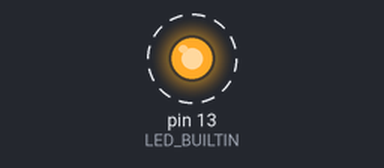
This sketch was run on a simulated Arduino Uno, built with avr-gcc and run on an emulated ATmega328P. On the bench: output pins drawn as LEDs (lit = HIGH). Dashed ring = blinking. What the sketch prints to the serial monitor is not drawn.

Above: at 0.5 s.
Timing chart, 0 to 4.6 s (numbered marks = the images above):
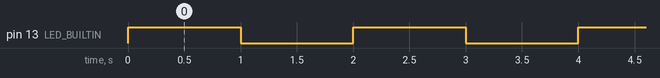

Measured:
- by itself, pin 13 (LED_BUILTIN): alternates HIGH for 1.0 s and LOW for 1.0 s

The sketch:

What_the_fak_is_millis.ino
```cpp
//source code
//https://www.arduino.cc/reference/en/language/functions/time/millis/
unsigned long _time;

void setup() {
  pinMode(LED_BUILTIN, OUTPUT);
  Serial.begin(9600);
}
void loop() {
  Serial.print("Time: ");
  _time = millis();
  digitalWrite(LED_BUILTIN, HIGH);
  Serial.println(_time); //prints time since program started
  delay(1000);          // wait a second so as not to send massive amounts of data
  Serial.print("Time: ");
  _time = millis();
  digitalWrite(LED_BUILTIN, LOW);
  Serial.println(_time);
  delay(1000);
}
```
